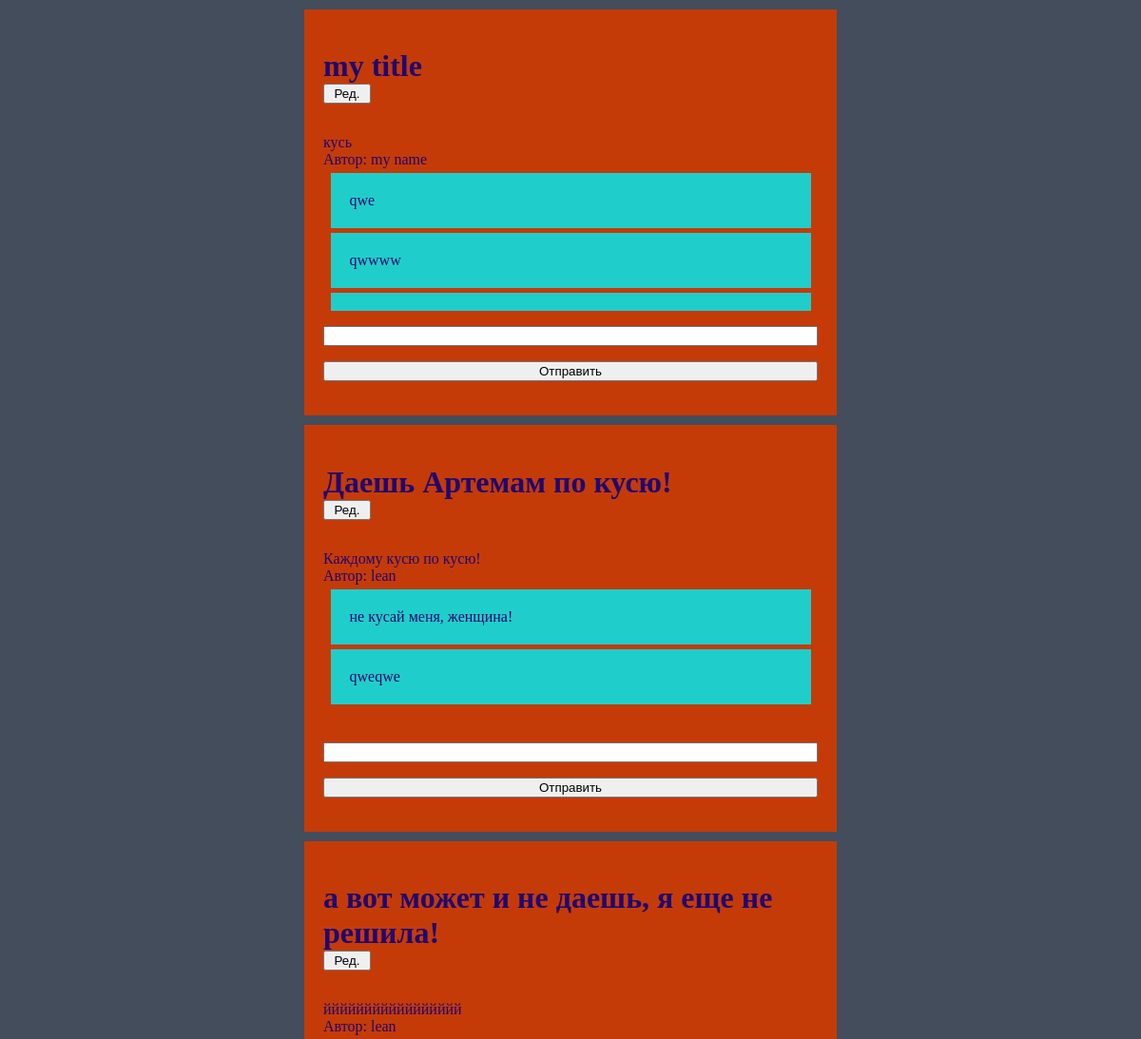
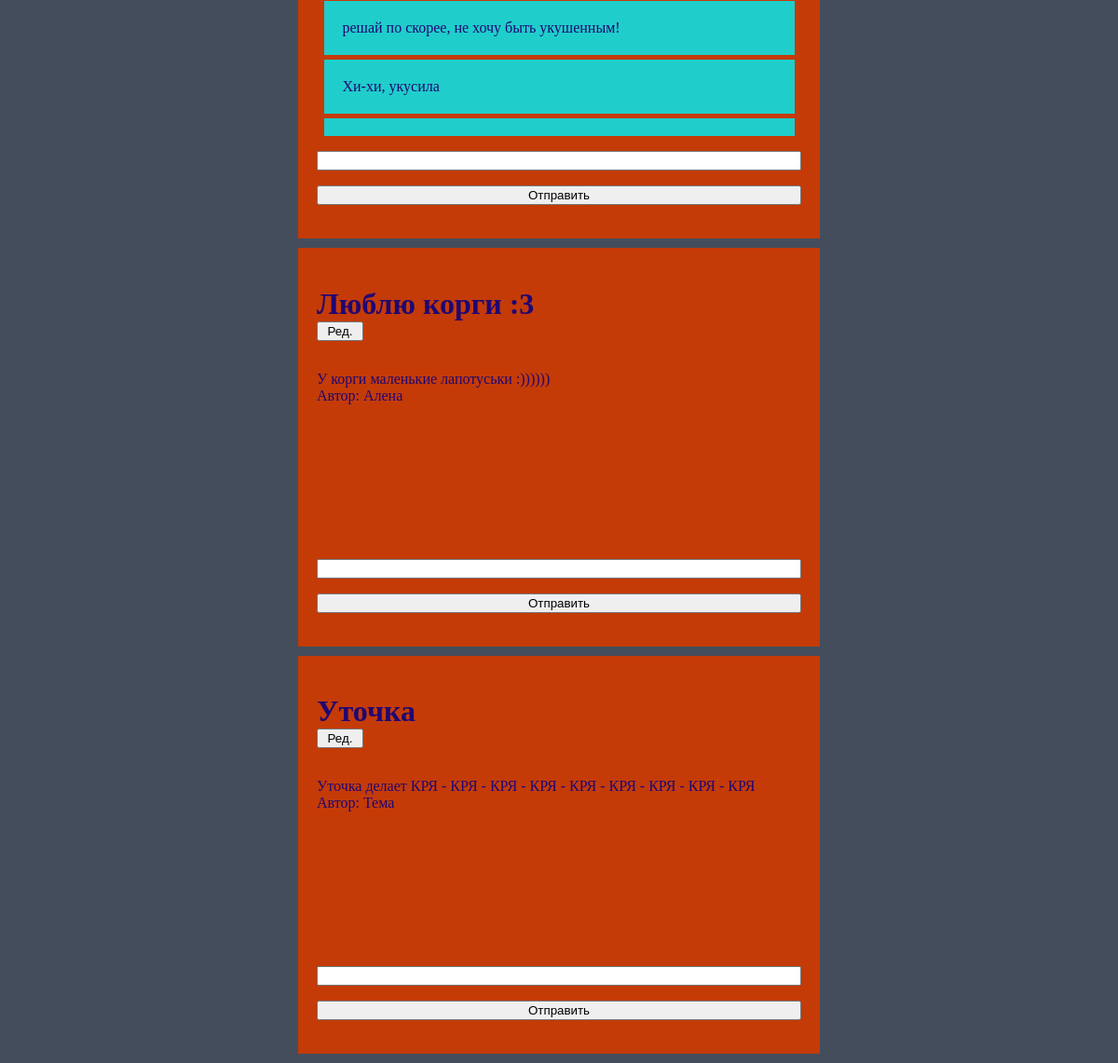
/index, run on the app's committed database (2 pictures, top to bottom).
### app/models.py (models this page shows, shortened)
class Post(db.Model):
    __tablename__ = 'post'
    id_post = db.Column(db.Integer(), primary_key=True)
    id_user = db.Column(db.Integer(), db.ForeignKey('user.id_user'))
    text = db.Column(db.String(140))
    title = db.Column(db.String(32))
    comment = db.relationship('Comment', backref='user_comment', lazy='dynamic')
    @property
    def get_id_post(self):
        return self.id_post
    @property
    def get_text(self):
        return self.text
    @property
    def get_title(self):
        return self.title

class User(db.Model):
    __tablename__ = 'user'
    id_user = db.Column(db.Integer(), primary_key=True)
    name_user = db.Column(db.String(32), index=True, unique=True)
    post = db.relationship('Post', backref='author', lazy='dynamic')
    @property
    def get_name_user(self):
        return self.name_user

class Comment(db.Model):
    __tablename__ = 'comment'
    id_comment = db.Column(db.Integer(), primary_key=True)
    comment = db.Column(db.String(64))
    id_post = db.Column(db.Integer(), db.ForeignKey('post.id_post'))
    @property
    def get_id_post(self):
        return self.id_post
    @property
    def get_comment(self):
        return self.comment

### app/routes.py (the view)
@app.route('/', methods=['GET', 'POST'])
@app.route('/index', methods=['GET', 'POST'])
def index():
    form = AddCommentForm()
    if form.validate_on_submit():
        add_comment_to_post(id_post=form.data.get('id'),
                            comment=form.data.get('comment'))
        return redirect('/index')
    edit = EditPostButton()
    if edit.validate_on_submit():
        return redirect(f"/edit/{edit.data.get('id')}")
    posts = get_all_post()
    for p in posts:
        p['form'] = AddCommentForm()
        p['form'].id.default = p['id']
        p['form'].process()
        p['edit'] = EditPostButton()
        p['edit'].id.default = p['id']
        p['edit'].process()
    return render_template('index.html', title='Home', posts=posts)

### app/forms.py
class AddCommentForm(FlaskForm):
    comment = StringField('None', validators=[DataRequired()])
    id = HiddenField()
    submit = SubmitField('Отправить')

class EditPostButton(FlaskForm):
    id = HiddenField()
    submit = SubmitField('Ред.')

### app/views.py (called while the page is built)
def get_all_post():
    posts = db.session.query(Post, User).join(User, User.id_user == Post.id_user).all()
    comments = db.session.query(Comment).all()
    res = []
    for post in posts:
        com_for_post = list(filter(lambda x: x.get_id_post == post[0].get_id_post, comments))
        d = {
            'id': post[0].get_id_post,
            'title': post[0].get_title,
            'text': post[0].get_text,
            'name_user': post[1].get_name_user,
            'comments': [{
                'comment': p.get_comment} for p in com_for_post
            ]
        }
        res.append(d)
    return res

### app/templates/index.html (shortened to what this page needs)
{% extends "base.html" %}
{% block content %}
    {% for p in posts %}
        <div class="post">
            <h1>{{ p.title }}
                <form method="post" style="width: 50px" >
                    {{ p.edit.submit() }}
                </form>
            </h1>
            {{ p.text }}<br>
            Автор: {{ p.name_user }}
            <div class="post-container">
                {% for c in p.comments %}
                    <div class="comment">
                        {{ c.comment }}
                    </div>
                {% endfor %}
            </div>
            <div class="comment-box">
                <form method="post" class="comment-box-form">
                    <p>
                        {{ p.form.comment(size=32) }}
                    </p>
                    <p>{{ p.form.submit() }}</p>
                </form>
            </div>
        </div>
    {% endfor %}
{% endblock %}

### app/templates/base.html (shortened to what this page needs)
<html>
<head>
    <link rel="stylesheet" href="{{ url_for('static', filename='main.css') }}">
</head>
<body>
{% block content %}{% endblock %}
</body>
</html>

### app/static/main.css (style rules this page uses)
input { width: 100%; }
body { background: #444d5c; }
.post-container { overflow-y: scroll; height: 150px; }
.post { margin: 10px auto; width: 520px; background: #c43b08; padding: 20px; color: #200772; }
.comment { margin: 5px auto; width: 465px; background: #1fcecb; padding: 20px; }
.comment-box { margin: 0px auto; width: 520px; background: #c43b08; padding: 0px; color: #200772; }

### data on the page
Post: title "my title", text "кусь", name_user "my name"
Comment: comment "qwe"
Comment: comment "qwwww"
Post: title "Даешь Артемам по кусю!", text "Каждому кусю по кусю!", name_user "lean"
Comment: comment "не кусай меня, женщина!"
Comment: comment "qweqwe"
Post: title "а вот может и не даешь, я еще не решила!", text "ййййййййййййййййй"
User: name_user "lean"
Comment: comment "решай по скорее, не хочу быть укушенным!"
Comment: comment "Хи-хи, укусила"
Post: title "Люблю корги :3", text "У корги маленькие лапотуськи :))))))", name_user "Алена"
Post: title "Уточка", text "Уточка делает КРЯ - КРЯ - КРЯ - КРЯ - КРЯ - КРЯ - КРЯ - КРЯ - КРЯ", name_user "Тема"
